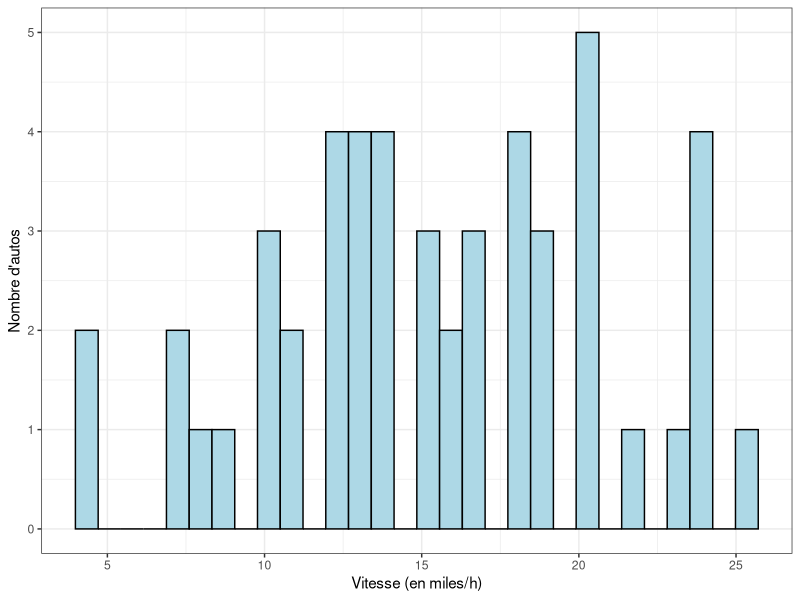

The R source for this figure:
## ---- chunk 1
# automatically create a bib database for R packages
knitr::write_bib(c(
  .packages(), 'bookdown', 'knitr', 'rmarkdown'
), 'packages.bib')
## ---- chunk 2
a<- summary(cars$speed)
## ---- chunk 3
library(knitr)
library(kableExtra)
kable(mtcars[1:5, ], caption="Une table produite avec la fonction knitr.")%>%
  kable_styling()
## ---- chunk 4
library(ggplot2)
ggplot(data=cars, aes(x=speed))+
  geom_histogram(fill="light blue", colour="black")+
  labs(x="Vitesse (en miles/h)", y="Nombre d'autos")+
  theme_bw()
